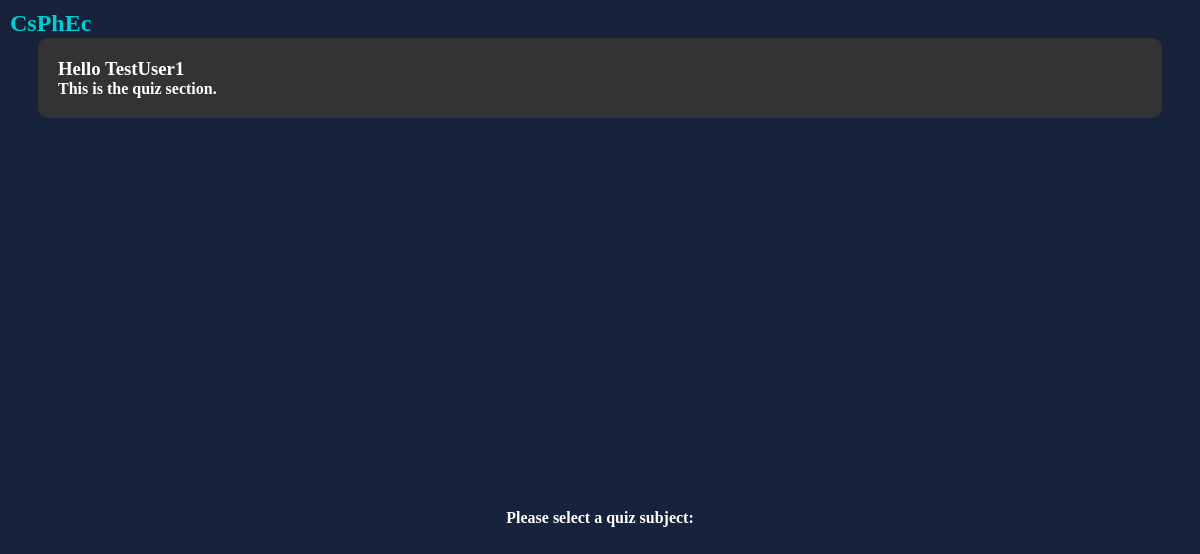
The page /quizzes/ (signed in) on the database as committed earlier.
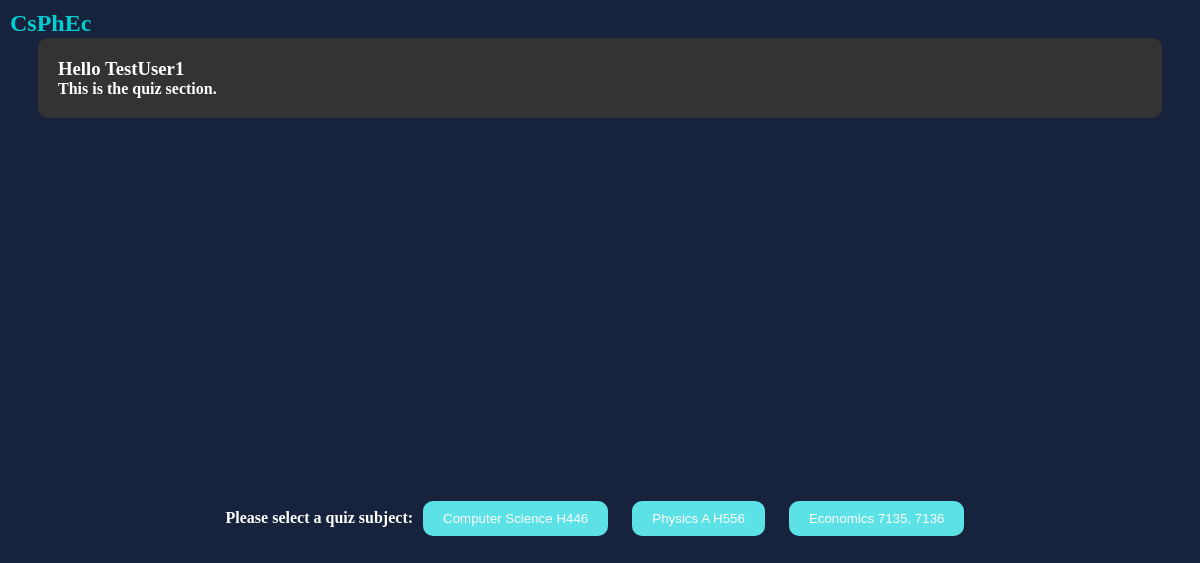
The same page on the database as committed later.
### quizzes/models.py (models this page shows, shortened)
class QuizSubject(models.Model):
    subject_name = models.CharField(max_length=100)
    subject_description = models.TextField()

### quizzes/views.py (the view)
# urls.py: path('', views.index, name='index'),
def index(request):
    if request.user.is_authenticated:  # checks if the the current user is logged in
        username = request.user.username
        subjects = QuizSubject.objects.all()  # using the models from the quizzes app
        context = {
            'username': username,
            'subjects': subjects
        }
        return render(request, "quizzes/index.html", context)
    else:
        messages.error(request, "Please Login / Register!")
        return redirect('home')

### templates/quizzes/index.html (shortened to what this page needs)
<!DOCTYPE html>
<html lang="en">
  <head>
  </head>
  <body>
  <div id="logo">CsPhEc</div>
  <div class="container1">
    <div id="welcomeSection">
      <h3>Hello {{ username }}</h3>
      <h4>This is the quiz section.</h4>
    </div>
    <div class="container">
      <h4>Please select a quiz subject: </h4>
      <form method="POST" action="{% url 'quizzes:questionPackDisplay' %}">
        {% csrf_token %} {% for subject in subjects %}
        <button
          id="{{ subject.subject_name }}"
          name="subject"
          value="{{ subject.subject_name }}"
          type="submit"
          onclick="console.log(this.value)"
        >
          {{ subject.subject_name }}
        </button>
        {% endfor %}
      </form>
    </div>
  </div>
  </body>
</html>

Rows that differ between the two databases and show on the page:
added QuizSubject: subject_name "Computer Science H446"
added QuizSubject: subject_name "Physics A H556"
added QuizSubject: subject_name "Economics 7135, 7136"
